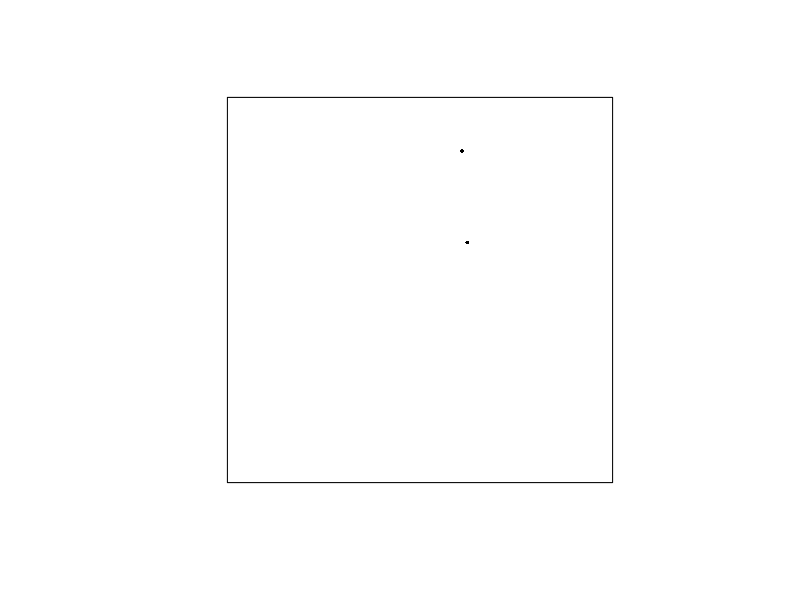
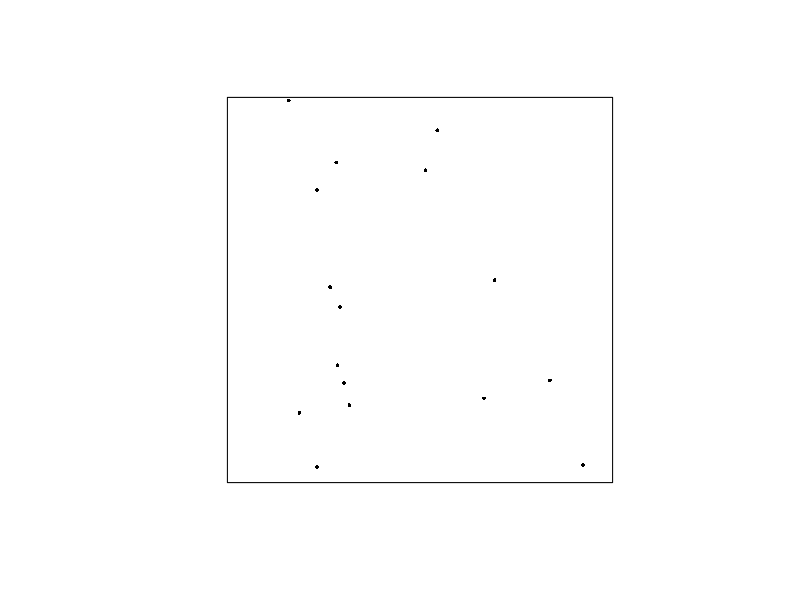
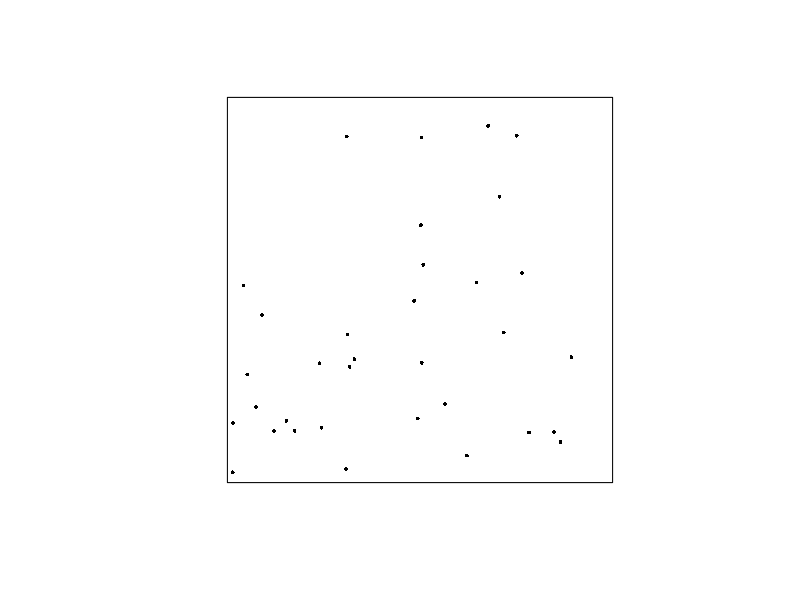
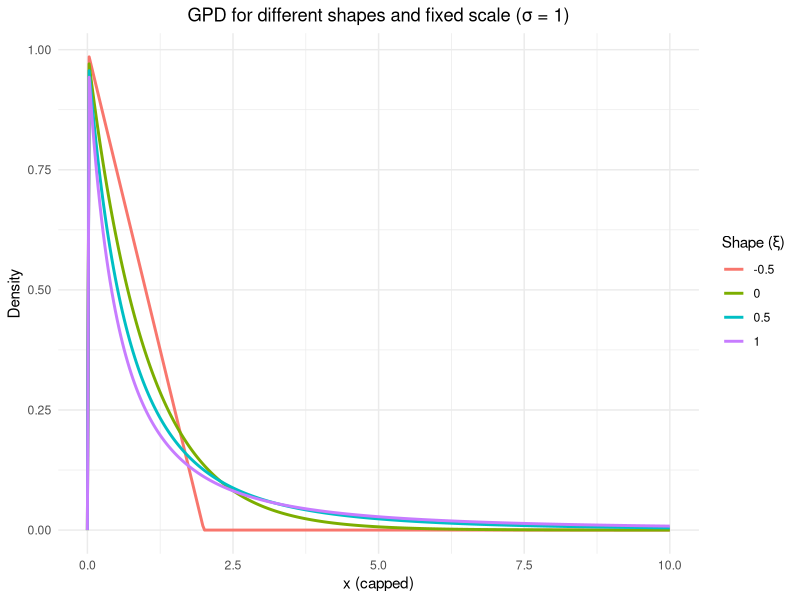
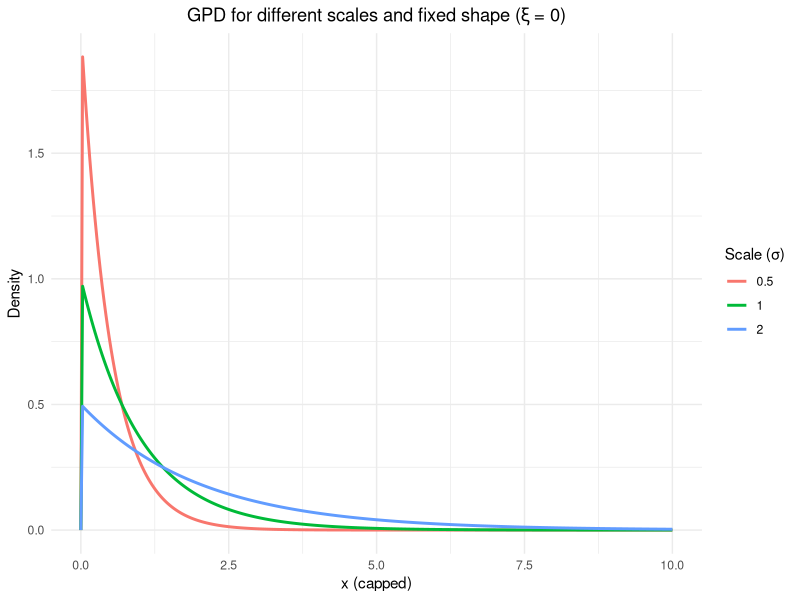

These figures' R source, in order:
# R code - Chapter 2 Master Thesis

# Load Packages
library(ggplot2) 
library(spatstat) 
library(evd)

## Spatial Point Processes -----------------------------------------------------

### Illustration of poisson point process
set.seed(1234)
X <- rpoispp(5)
plot(X, pch=16, size=0.5, main="")
X <- rpoispp(15)
plot(X, pch=16, size=0.5, main="") 
X <- rpoispp(30)
plot(X, pch=16, size=0.5, main="") 

## Extreme Value Theory --------------------------------------------------------------------------

### Visualization of Generalized Pareto Distribution
set.seed(1234)
fixed_scale <- 1
fixed_shape <- 0 
shape_values <- c(-0.5, 0, 0.5, 1) # Different shape parameters for Plot 1
scale_values <- c(0.5, 1, 2)       # Different scale parameters for Plot 2
x_values <- seq(0, 30, length.out = 1000)  # Range of x values for density calculation

#### GPD for different shape parameters
gpd_shape_data <- data.frame()

for (shape in shape_values) {
  density_values <- dgpd(x_values, loc = 0, scale = fixed_scale, shape = shape)
  gpd_shape_data <- rbind(gpd_shape_data, data.frame(x = x_values, density = density_values, shape = shape))
}

gpd_shape_data$shape <- factor(gpd_shape_data$shape)

ggplot(gpd_shape_data, aes(x = x, y = density, color = shape)) +
  geom_line(size = 1) +
  labs(title = "GPD for different shapes and fixed scale (σ = 1)",
       x = "x (capped)",
       y = "Density",
       color = "Shape (ξ)") +
  theme_minimal() +
  theme(plot.title = element_text(hjust = 0.5)) +
  xlim(0, 10)

#### GPD for different scale parameters
gpd_scale_data <- data.frame()

for (scale in scale_values) {
  density_values <- dgpd(x_values, loc = 0, scale = scale, shape = fixed_shape)
  gpd_scale_data <- rbind(gpd_scale_data, data.frame(x = x_values, density = density_values, scale = factor(scale)))
}

gpd_scale_data$shape <- factor(gpd_scale_data$scale)

ggplot(gpd_scale_data, aes(x = x, y = density, color = scale)) +
  geom_line(size = 1) +
  labs(title = "GPD for different scales and fixed shape (ξ = 0)",
       x = "x (capped)",
       y = "Density",
       color = "Scale (σ)") +
  theme_minimal() +
  theme(plot.title = element_text(hjust = 0.5)) +
  xlim(0, 10)
